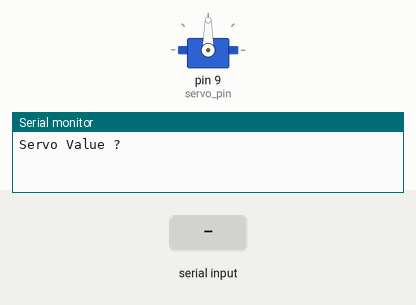
This sketch was run on a simulated Arduino Uno, built with avr-gcc and run on an emulated ATmega328P. Parts: servo, the last lines printed to the serial monitor. The test bench sets the inputs (shaded band).

Above: at 1.2 s.
1.3 s: "30,150\n" received over Serial
At 3.5 s:
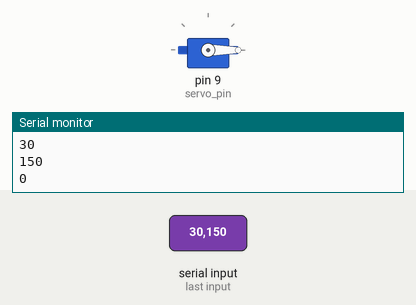
3.8 s: "90,45\n" received over Serial
At 4.6 s:
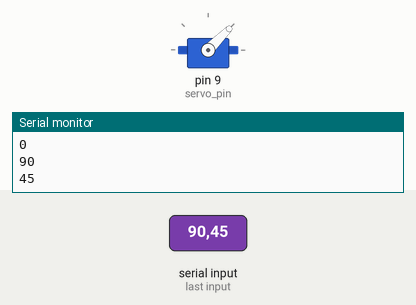
6.3 s: "200\n" received over Serial
At 6.7 s:
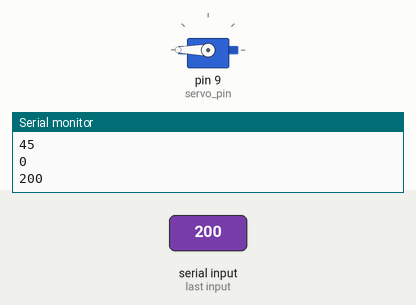
Timing chart, 0 to 9.3 s (numbered marks = the images above; inputs shaded):
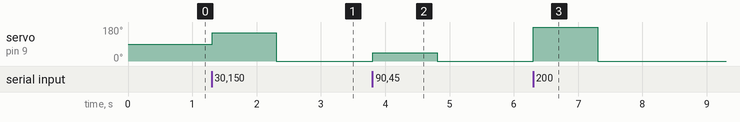

Measured:
- after the input at 1.3 s, servo on pin 9 (servo_pin): 90° → 150° at once, → 0° 1.0 s later
- after the input at 3.8 s, servo on pin 9 (servo_pin): 0° → 45° at once, → 0° 1.0 s later
- after the input at 6.3 s, servo on pin 9 (servo_pin): 0° → 180° at once, → 0° 1.0 s later

The sketch:

36_Servo02.ino
```cpp
#include <Servo.h>

int servo_pin = 9;
Servo myservo;

void setup()
{
  Serial.begin(9600);
  Serial.println("Servo Value ? " );

  myservo.attach(servo_pin);
  myservo.write(90);
}

void loop()
{
  if(Serial.available() > 0)
  {
    int servo_value = Serial.parseInt();

    myservo.write(servo_value);
    Serial.println(servo_value);
  }

}
```
